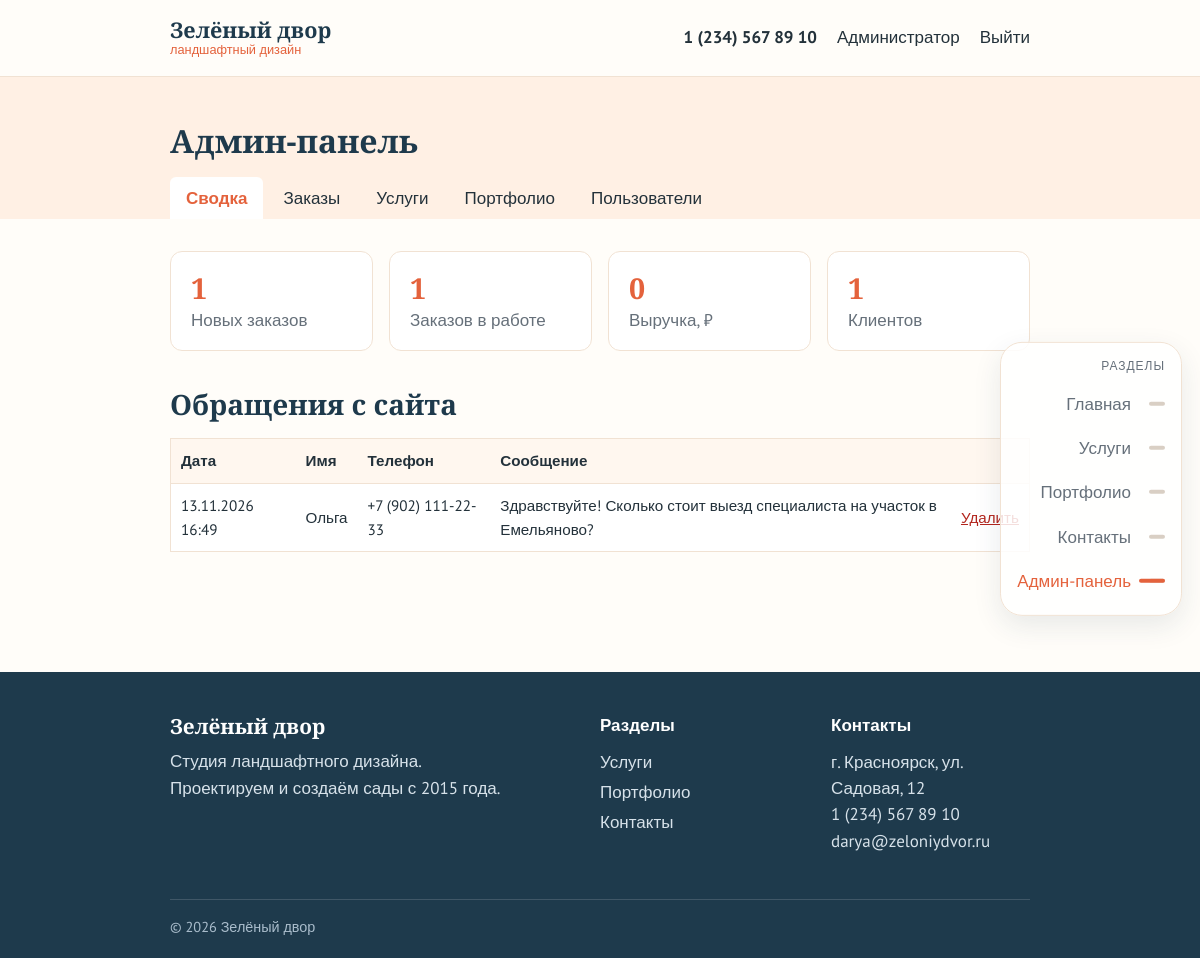
/admin/index.php (signed in), run on the app's committed database.
### tables this page shows
CREATE TABLE messages (
    id         INT AUTO_INCREMENT PRIMARY KEY,
    name       VARCHAR(100) NOT NULL,
    phone      VARCHAR(20)  NOT NULL,
    text       TEXT NOT NULL,
    created_at DATETIME NOT NULL DEFAULT CURRENT_TIMESTAMP
);

### includes/functions.php (called while the page is built, shortened)
<?php
function db(): PDO
{
    static $pdo = null;
    if ($pdo === null) {
        $pdo = new PDO(
            'mysql:host=' . DB_HOST . ';dbname=' . DB_NAME . ';charset=utf8mb4',
            DB_USER,
            DB_PASS,
            [
                PDO::ATTR_ERRMODE            => PDO::ERRMODE_EXCEPTION,
                PDO::ATTR_DEFAULT_FETCH_MODE => PDO::FETCH_ASSOC,
            ]
        );
    }
    return $pdo;
}
function e($text): string
{
    return htmlspecialchars((string)$text, ENT_QUOTES, 'UTF-8');
}

### admin/index.php (the view, shortened to what this page needs)
<?php
require_once '../includes/functions.php';
$stats = [
    'Новых заказов'   => db()->query("SELECT COUNT(*) FROM orders WHERE status = 'new'")->fetchColumn(),
    'Заказов в работе' => db()->query("SELECT COUNT(*) FROM orders WHERE status = 'in_work'")->fetchColumn(),
    'Выручка, ₽'      => number_format(db()->query("SELECT COALESCE(SUM(total), 0) FROM orders WHERE status = 'done'")->fetchColumn(), 0, ',', ' '),
    'Клиентов'        => db()->query("SELECT COUNT(*) FROM users WHERE role = 'user'")->fetchColumn(),
];
$messages = db()->query('SELECT * FROM messages ORDER BY created_at DESC')->fetchAll();
require '../includes/header.php';
require 'nav.php';
?>
<section class="section container">
    <div class="stats stats--admin">
        <?php foreach ($stats as $label => $value): ?>
            <div class="stats__item"><strong><?= $value ?></strong><span><?= $label ?></span></div>
        <?php endforeach; ?>
    </div>
    <h2>Обращения с сайта</h2>
    <table class="table">
        <tr><th>Дата</th><th>Имя</th><th>Телефон</th><th>Сообщение</th><th></th></tr>
        <?php foreach ($messages as $message): ?>
            <tr>
                <td><?= date('d.m.Y H:i', strtotime($message['created_at'])) ?></td>
                <td><?= e($message['name']) ?></td>
                <td><?= e($message['phone']) ?></td>
                <td><?= e($message['text']) ?></td>
                <td>
                    <form method="post" data-confirm="Удалить обращение?">
                        <button class="link-button link-button--danger">Удалить</button>
                    </form>
                </td>
            </tr>
        <?php endforeach; ?>
    </table>
</section>
<?php require '../includes/footer.php'; ?>

### assets/css/style.css (style rules this page uses)
:root { --green: #e4623c; --green-dark: #c24a26; --green-light: #fff0e4; --clay: #f0a830; --ink: #1e3a4c; --text: #23313a; --muted: #66707a; --line: #f1e2d3; --bg-light: #fff7ef; --danger: #b3261e; --shadow: 0 10px 28px rgba(30, 58, 76, .10); --font-title: 'PT Serif', Georgia, serif; --font-text: 'PT Sans', Arial, sans-serif; }
* { box-sizing: border-box; }
body { margin: 0; min-height: 100vh; display: flex; flex-direction: column; font: 17px/1.55 var(--font-text); color: var(--text); background: #fffdf9; }
h1, h2, h3 { font-family: var(--font-title); font-weight: 700; line-height: 1.25; margin: 0 0 .6em; color: var(--ink); }
h2 { font-size: 1.75rem; }
.container { width: min(1140px, 100% - 32px); margin: 0 auto; }
.section { padding: 64px 0; }
.link-button { background: none; border: 0; padding: 0; color: var(--green); font: inherit; cursor: pointer; text-decoration: underline; }
.link-button--danger { color: var(--danger); }
.stats { display: grid; grid-template-columns: repeat(4, 1fr); gap: 16px; margin-bottom: 36px; }
.stats__item { background: #fff; border: 1px solid var(--line); border-radius: 12px; padding: 16px 20px; }
.stats__item strong { display: block; font: 700 1.8rem var(--font-title); color: var(--green); }
.stats__item span { color: var(--muted); }
.page-head--admin + .section { padding-top: 32px; }
.table { width: 100%; border-collapse: collapse; font-size: .95rem; border: 1px solid var(--line); background: #fff; }
.table th { background: var(--bg-light); text-align: left; padding: 10px; border-bottom: 1px solid var(--line); }
.table td { padding: 10px; border-bottom: 1px solid var(--line); vertical-align: middle; }
@media (min-width: 901px) { .container { width: min(1140px, 100% - 340px); } }
@media (prefers-reduced-motion: no-preference) { .reveal { opacity: 0; transform: translateY(24px); transition: opacity .7s ease, transform .7s ease; } }
@media (prefers-reduced-motion: no-preference) { .reveal.visible { opacity: 1; transform: none; } }

### data on the page
messages: created_at "13.11.2026 16:49", name "Ольга", phone "+7 (902) 111-22-33", text "Здравствуйте! Сколько стоит выезд специалиста на участок в Емельяново?"

### other printed values
SITE_NAME "Зелёный двор"
$label "Главная"
$label "Услуги"
$label "Портфолио"
$label "Контакты"
$user['name'] "Администратор"
$label "Сводка"
$label "Заказы"
$label "Пользователи"
$value "1"
$label "Новых заказов"
$label "Заказов в работе"
$value "0"
$label "Выручка, ₽"
$label "Клиентов"
